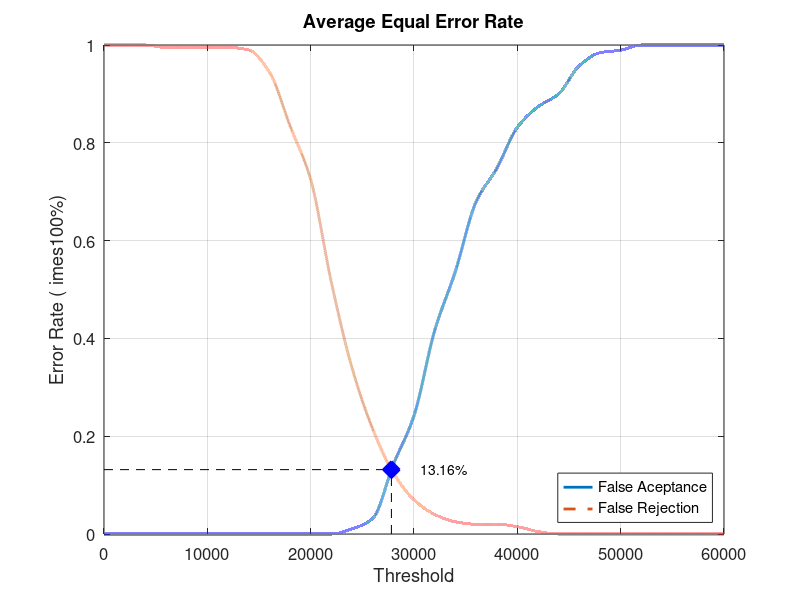
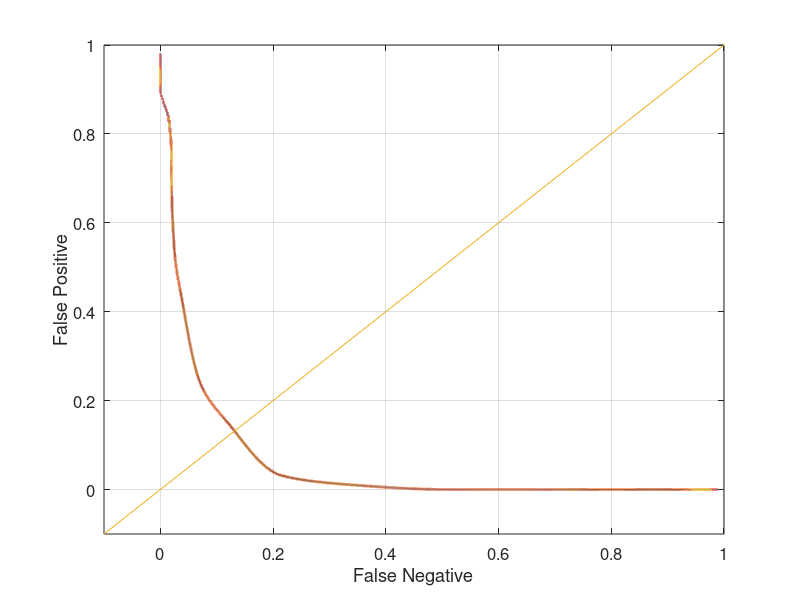

Source code (MATLAB) for these figures, in order:
close all;
clear;
clc;
x = 0:2000:60000;
xq = 0:0.5:60000;

y0 = [0 0 0 0 0 0 0 0 0 0 0 0 0.0105263 0.0315789 0.142105 0.242105 0.415789 0.536842 0.678947 0.747368 0.831579 0.873684 0.9 0.957895 0.984211 0.989474 1 1 1 1 1]
yy0 = interp1(x, y0, xq, 'pchip');
y1 = [1 1 1 0.995 0.995 0.995 0.995 0.99 0.945 0.835 0.725 0.515 0.34 0.215 0.125 0.07 0.04 0.025 0.02 0.02 0.015 0.005 0 0 0 0 0 0 0 0 0]
yy1 = interp1(x, y1, xq, 'pchip');

% Calculating EER: 
y2 = abs(y0 - y1);
find(y2 == min(y2))
yy2 = abs(yy0 - yy1);
xEER = find(yy2 == min(yy2));
xEERIndex = xq(xEER) % X-axis EER
yEER = yy0(xEER) % Y-axis EER

main = figure
plot(xq, yy0,'-','LineWidth', 2);	hold on
plot(xq, yy1,'--','LineWidth', 2);	hold on
plot([xEERIndex xEERIndex], [0 yEER], 'k--');	hold on
plot([0 xEERIndex], [yEER yEER], 'k--');	hold on
plot(xEERIndex, yEER, 'bx', 'LineWidth', 10);	hold on
text(xEERIndex + 10 * xEERIndex / 100, yEER, [num2str(round((10000 * yEER)) / 100) '%'])
legend('False Aceptance', 'False Rejection', 'Location', 'SouthEast')
xlabel('Threshold')
ylabel('Error Rate (	imes100%)')
title('Average Equal Error Rate')
set(gca, 'FontSize', 12)
axis([0 60000 0 1])
grid on

print(main, 'Database2_3Main', '-dpng');
FNRxFPR = figure('Color', [1 1 1]);
plot(yy1, yy0, '-', yy1, yy0, 'LineWidth', 2);
hold on
y = -0.1:0.1:1
plot(y, y); 
set(gca, 'FontSize', 12)
xlabel('False Negative')
ylabel('False Positive')
axis([-0.1 1 -0.1 1])
set(gca, 'FontSize', 12)
grid on

print(FNRxFPR, 'Database2_3FNRxFPR','-dpng');
